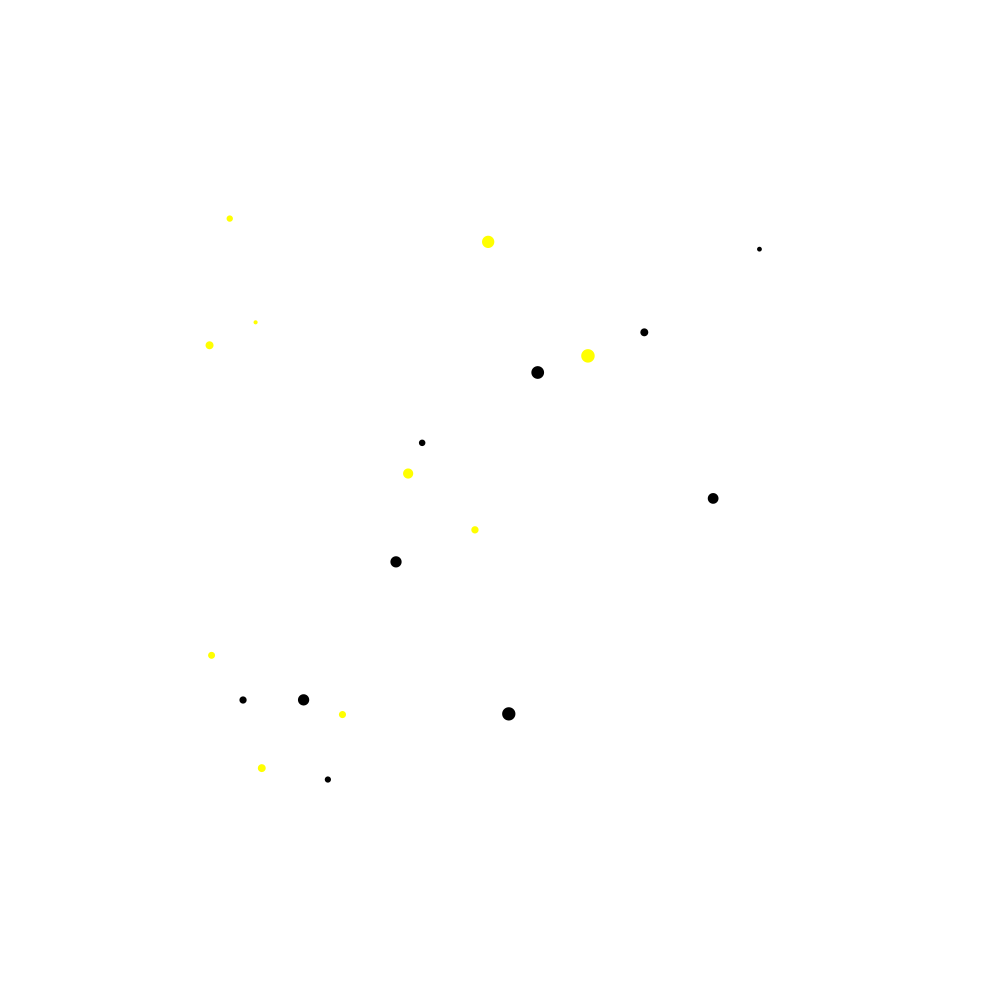
Frame 1 (no input)
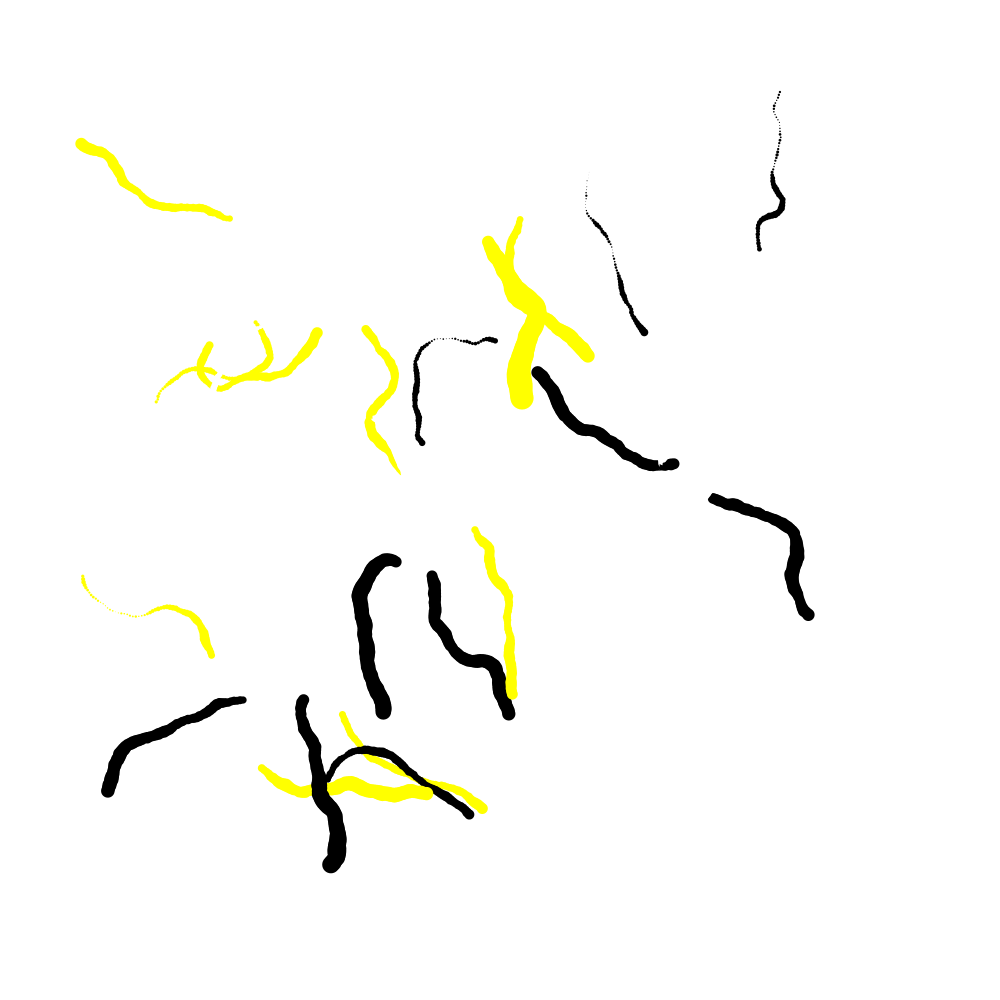
Frame 60 (the mouse pressed at the canvas centre just before this capture)
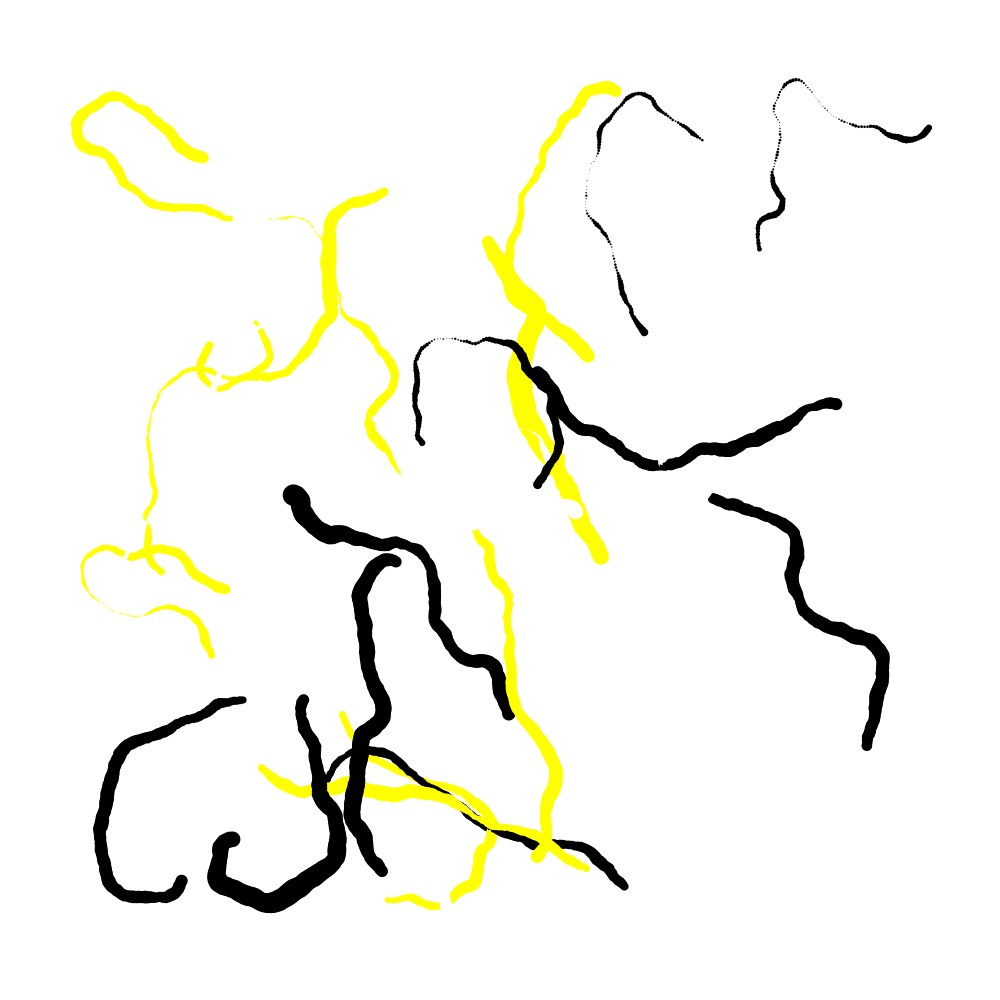
Frame 120 (the mouse held since frame 60 and released just before this capture)

The Processing sketch that drew these frames (run headless with seeded random() and noise(); from frame 60 on, the mouse is pressed at the canvas centre):

// Processing sketch: AfterPollock
// ── AfterPollock.pde
Agent[] agents;
int  numAgents =30;
int a=1;

float margin=100;

void setup() {
  size(1000, 1000);
 
   colorMode(RGB,1.0,1.0,1.0,255);
    background(1.0,1.0,1.0);
  agents= new Agent[numAgents];
   
    
    for (int i = 0; i< 10; i++) 
    {
     color  c =color(1.0,1.0,0.0);
     PVector pos= new PVector(random(2*margin,width-2*margin),random(2*margin,height-2*margin));
     PVector mom= new PVector(0.0,0.0);
      agents[i] = new Agent(pos,mom,random(2.0,7.0),c );
    }
    
    
    for (int i = 10; i< 20; i++) 
    {
     color  c =color(1.0,1.0,1.0);
     PVector pos= new PVector(random(2*margin,width-2*margin),random(2*margin,height-2*margin));
     PVector mom= new PVector(0.0,0.0);
      agents[i] = new Agent(pos,mom,random(2.0,7.0),c );
    }
    
     for (int i = 20; i< numAgents; i++) 
    {
     color  c =color(0.0,0.0,0.0);
     PVector pos= new PVector(random(2*margin,width-2*margin),random(2*margin,height-2*margin));
     PVector mom= new PVector(0.0,0.0);
      agents[i] = new Agent(pos,mom,random(2.0,7.0),c );
    }
}

void draw() {
  
  //background(1.0,1.0,1.0);
  fill(1.0,1.0,1.0,1);
//  rect(0,0,width,height);
  
   for (int i =0; i< numAgents; i++){
     
     
     // for each agent sum over all other agents
    float sum=0;
    float dx, dy;
    float dr=0;
    float dv_x = 0;
    float dv_y = 0;
    
    
    for (int j =0; j< numAgents; j++){
       // dx = agents[j].x-agents[i].x;
      //  dy = agents[j].y-agents[i].y;
      //  dr =sqrt(sq(dx)+sq(dy));
       // if(dr!=0){
       //  dv_x = dv_x +a*dx/pow(dr,3);
       //  dv_y = dv_y +a* dy/pow(dr,3);
        }
          
       
  
    
     
  agents[i].display();
  //PVector dp = new PVector(dv_x,dv_y);
  PVector dp =Guassian();
  dp.mult(0.5);
  agents[i].evolve(dp);
   }
}



class Agent {
 
 PVector q,p;
 // float x, y;
 // float p_x, p_y;
  float radius,diameter;
  color c;
  float r,g,b;
  float temp;
  Agent() {
    
 
  }
  
  Agent(PVector position,PVector momentum,float r,color ellipseColor) {
   q=position;
   p=momentum;
    radius=r;
    diameter=2*r;
    c = ellipseColor;
    r=red(c);
    g=green(c);
    b=blue(c);
  }
  
  void evolve( PVector dp) {
    
    if(q.x>width-margin && dp.x>0)
    {
     dp.x=-dp.x; 
    }
    
    if(q.x<margin && dp.x<0)
    {
     dp.x=-dp.x; 
    }
    
    if(q.y>height-margin && dp.y>0)
    {
     dp.y=-dp.y; 
    }
    
    if(q.y<margin && dp.y<0)
    {
     dp.y=-dp.y; 
    }
    
    
 p.add(dp);
    p.normalize();
    p.mult(3.0);
    q.add(p);
   
   
   
   
   temp = diameter+random(-1,1);
   if(temp>0.0 && temp<4*radius)
   {
     diameter=temp;
   }
  }
  
void display() {
  fill(c);
  noStroke();
  ellipse(q.x,q.y,diameter,diameter);
}
  
  
}

PVector Guassian()
{
  float R = sqrt( -2*log(random(1)) );
  float theta =   2*PI*random(1) ;
  
  //Box–Muller method 
  return new PVector(R*cos(theta), R*sin(theta));  
}
